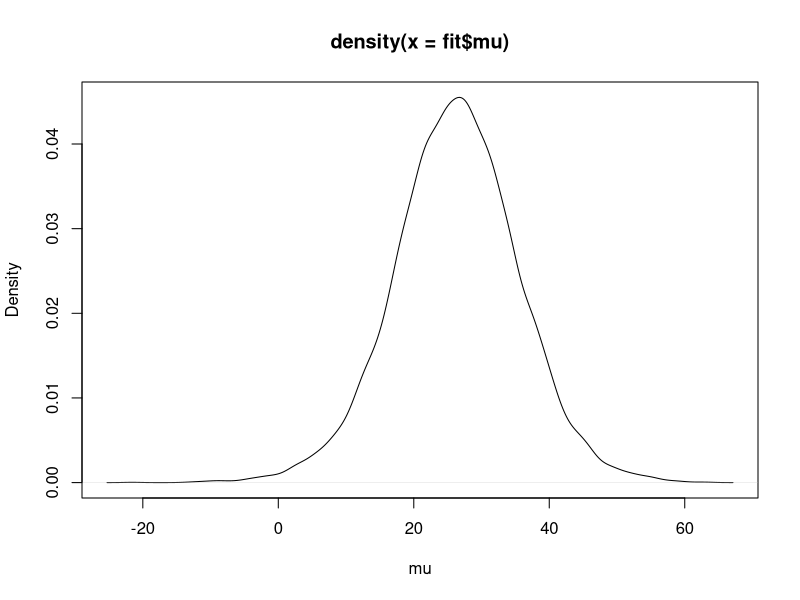
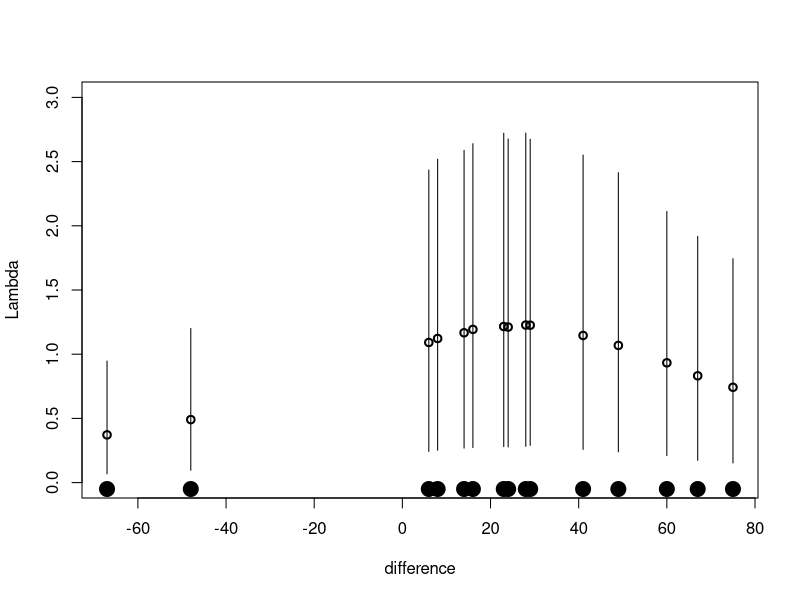

The R script that drew these images, in order:
###############################
# Section 10.2 Robust Modeling
###############################

library(LearnBayes)

 data(darwin)
 attach(darwin)
 fit=robustt(difference,4,10000)

 plot(density(fit$mu),xlab="mu")

 mean.lambda=apply(fit$lam,2,mean)
 lam5=apply(fit$lam,2,quantile,.05)
 lam95=apply(fit$lam,2,quantile,.95)

S=readline(prompt="Type  <Return>   to continue : ")

 windows()
 plot(difference,mean.lambda,lwd=2,ylim=c(0,3),ylab="Lambda")
 for (i in 1:length(difference))
   lines(c(1,1)*difference[i],c(lam5[i],lam95[i]))
 points(difference,0*difference-.05,pch=19,cex=2)
